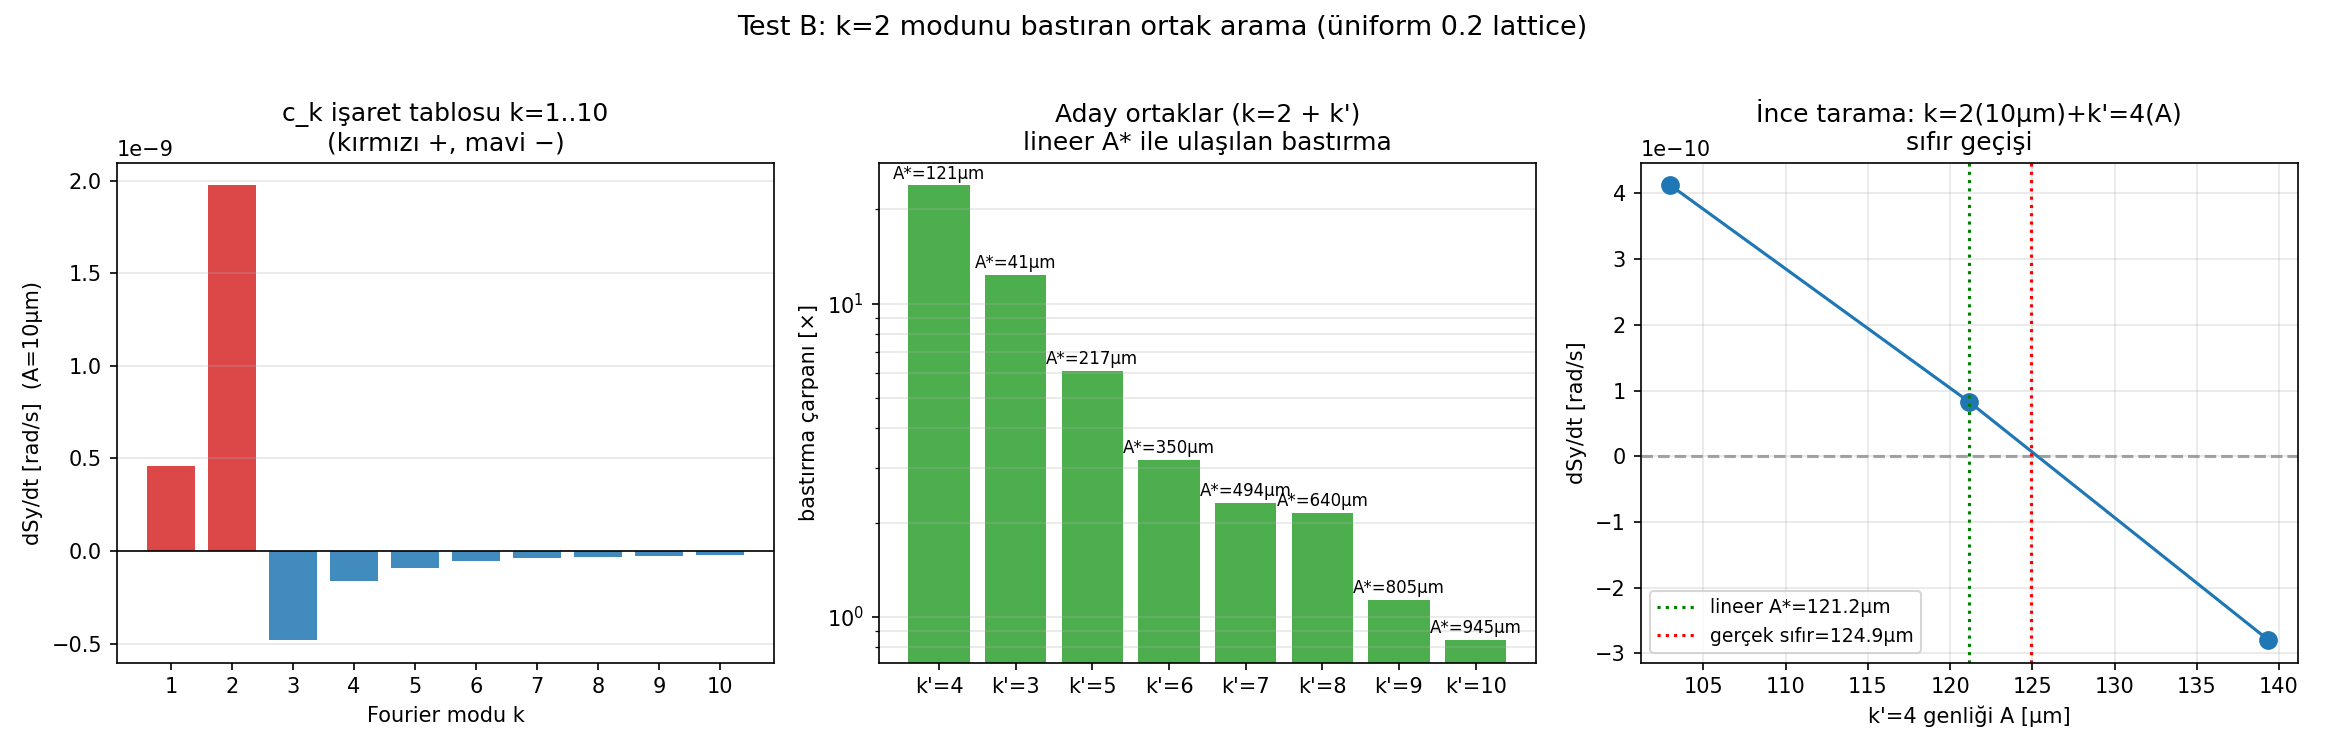

Write Python code to recreate this figure.
#!/usr/bin/env python3
"""test_b_partner_search.py — Test B: k=2'yi bastıran eş-modu sistematik arama.

Soru:
  k=1,2,3 modlarını yörüngeden tek tek silmek yerine, onları TELAFI eden zıt
  işaretli modları bulup hepsini birlikte bastırmak istiyoruz. İlk adım: k=2'yi
  en iyi bastıran ortağı bulmak.

Fizik:
  dSy/dt mod genliklerinde lineer: dSy/dt ≈ Σ_k c_k·A_k. Rezonans işaret
  kuralı (Q_y ≈ 2.68): k < Q_y → c_k > 0; k > Q_y → c_k < 0. Pozitif bir mod
  (k=2) zıt işaretli bir ortakla telafi edilebilir:
      c_2·A_2 + c_k'·A_k'* = 0  →  A_k'* = −(c_2/c_k')·A_2
  En iyi ortak: |c_k'| en büyük olan negatif mod → en KÜÇÜK telafi genliği
  gerektirir (büyük telafi genliği yeni hizalama bütçesi yer).

Test akışı:
  Bölüm 1: c_k tablosu k=1..10 (cos fazı, A=10μm, CO=True) — geniş tarama.
  Bölüm 2: tüm negatif-c adayları için A_k'* hesapla, k=2+aday birleşik
           simülasyonla doğrula → artığa göre sırala.
  Bölüm 3: en iyi ortak için A* etrafında ince tarama → gerçek sıfır geçişi
           (lineer modelin sapması) ve ulaşılabilir en derin bastırma.

Çıktı:
  test_b_partner_search.png — 3 panel
  Terminal tablolar
"""

import json
import os
import sys
import time

import matplotlib
matplotlib.use("Agg")
import matplotlib.pyplot as plt
import multiprocessing as mp
import numpy as np

os.chdir(os.path.dirname(os.path.abspath(__file__)))
sys.path.insert(0, os.path.dirname(os.path.abspath(__file__)))

from fourier_reconstruct import fodo_basis

# ── Parametreler ─────────────────────────────────────────────────────────────
A_MODE       = 1e-5     # referans mod genliği [m] = 10 μm
T2           = 5e-4
CO_TURNS     = 24
CO_ITER      = 1
RETURN_STEPS = 3000
K_SCAN       = list(range(1, 11))   # c_k tablosu: k=1..10
K_TARGET     = 2                    # bastırılacak mod
FINE_FRACS   = [0.85, 1.0, 1.15]    # ince tarama: A* etrafında ±%15


def _suppress_stdout():
    fd = os.dup(1); null = os.open(os.devnull, os.O_WRONLY)
    os.dup2(null, 1); os.close(null); return fd


def _restore_stdout(fd):
    os.dup2(fd, 1); os.close(fd)


def _worker(task):
    """CO=True spin takibi → dSy/dt. Görev: (label, dy_list, t2, ct, ci, rs)."""
    label, dy_list, t2, co_turns, co_iter, return_steps = task

    import os, sys, json, numpy as np
    os.chdir(os.path.dirname(os.path.abspath(__file__)))
    sys.path.insert(0, os.path.dirname(os.path.abspath(__file__)))
    from false_edm_mode_scan import setup_fields, find_closed_orbit, _make_state, C
    from integrator import integrate_particle

    with open("params.json") as fh:
        config = json.load(fh)
    fields, _, beta0, R0, p_mag, direction = setup_fields(config)
    dt    = float(config.get("dt", 1e-11))
    circ  = (2*np.pi*R0 + 4*fields.nFODO*fields.driftLen
             + 2*fields.nFODO*fields.quadLen)
    T_rev = circ / (beta0 * C)
    dy    = np.asarray(dy_list, dtype=float)

    saved = _suppress_stdout()
    try:
        v_co, _ = find_closed_orbit(fields, p_mag, direction, dy, dt, T_rev,
                                     n_turns=co_turns, n_iter=co_iter)
        y_launch = _make_state(v_co, p_mag, direction, [0.0, 0.0, direction])
        fields.poincare_quad_index = 0.0
        _, poin, poin_t = integrate_particle(
            y_launch, 0.0, t2, dt,
            fields=fields, return_steps=return_steps, quad_dy=dy)
    finally:
        _restore_stdout(saved)

    slope = float(np.polyfit(np.asarray(poin_t, float),
                             np.asarray(poin[:, 7], float), 1)[0])
    return label, slope


def make_mode(n_q, k, a_cos, a_sin, antisym):
    """Tek FODO Fourier modu → quad dy vektörü [m]."""
    Fk, _ = fodo_basis(n_q, [k], antisym)
    return Fk[:, 0] * a_cos + Fk[:, 1] * a_sin


def main():
    t0 = time.time()
    with open("params.json") as fh:
        config = json.load(fh)
    from false_edm_mode_scan import setup_fields
    fields, *_ = setup_fields(config)
    n_q     = 2 * int(fields.nFODO)
    antisym = config.get("smooth_antisym_fodo", True)
    ctx     = mp.get_context("spawn")
    nw      = mp.cpu_count()

    print(f"Lattice üniform {fields.quadG1} T/m. Hedef mod: k={K_TARGET}")

    # ══ BÖLÜM 1: c_k tablosu (k=1..10, cos fazı) ═════════════════════════
    tasks1 = [(f"k{k}", make_mode(n_q, k, A_MODE, 0.0, antisym).tolist(),
               T2, CO_TURNS, CO_ITER, RETURN_STEPS) for k in K_SCAN]
    print(f"\nBÖLÜM 1: c_k tablosu — {len(tasks1)} simülasyon ({nw} işçi)...")
    with ctx.Pool(processes=min(nw, len(tasks1))) as pool:
        res1 = dict(pool.map(_worker, tasks1))

    c = {k: res1[f"k{k}"] / A_MODE for k in K_SCAN}   # [rad/s per m]

    print(f"\n{'─'*56}")
    print(f"c_k katsayıları (A={A_MODE*1e6:.0f}μm cos fazı, CO=True)")
    print(f"{'─'*56}")
    print(f"{'k':>3}  {'dSy/dt [rad/s]':>16}  {'c_k [rad/s/m]':>15}  {'işaret':>7}")
    print('─'*56)
    for k in K_SCAN:
        print(f"{k:>3}  {res1[f'k{k}']:>16.3e}  {c[k]:>15.3e}  "
              f"{'+' if c[k] > 0 else '−':>7}")

    # ══ BÖLÜM 2: aday ortaklar — A* hesapla, doğrula, sırala ═════════════
    s_target = res1[f"k{K_TARGET}"]
    candidates = [k for k in K_SCAN
                  if k != K_TARGET and np.sign(c[k]) == -np.sign(c[K_TARGET])
                  and abs(c[k]) > 1e-12]
    cand_info = []
    for k in candidates:
        A_star = -(c[K_TARGET] / c[k]) * A_MODE     # [m]
        cand_info.append((k, A_star))

    print(f"\nBÖLÜM 2: k={K_TARGET} için {len(candidates)} aday ortak "
          f"(zıt işaretli modlar) doğrulanıyor...")
    tasks2 = []
    for k, A_star in cand_info:
        dy = (make_mode(n_q, K_TARGET, A_MODE, 0.0, antisym)
              + make_mode(n_q, k, A_star, 0.0, antisym))
        tasks2.append((f"pair{k}", dy.tolist(), T2, CO_TURNS, CO_ITER, RETURN_STEPS))
    with ctx.Pool(processes=min(nw, len(tasks2))) as pool:
        res2 = dict(pool.map(_worker, tasks2))

    print(f"\n{'─'*74}")
    print(f"k={K_TARGET} (A={A_MODE*1e6:.0f}μm) + ortak k' (A_k'*) → birleşik artık")
    print(f"{'─'*74}")
    print(f"{'k_ortak':>8}  {'A* [μm]':>9}  {'artık [rad/s]':>15}  "
          f"{'bastırma':>9}  {'not':>20}")
    print('─'*74)
    rank = []
    for k, A_star in cand_info:
        resid = res2[f"pair{k}"]
        supp  = abs(s_target / resid) if resid != 0 else float('inf')
        note  = "küçük genlik" if abs(A_star) < 2*A_MODE else "BÜYÜK genlik"
        rank.append((k, A_star, resid, supp))
        print(f"{k:>8}  {A_star*1e6:>9.1f}  {resid:>15.3e}  {supp:>8.0f}×  {note:>20}")

    # En iyi ortak: en derin bastırma
    rank.sort(key=lambda r: -r[3])
    k_best, A_best, resid_best, supp_best = rank[0]
    print(f"\n  → EN İYİ ORTAK: k'={k_best}  (A*={A_best*1e6:+.1f}μm, "
          f"{supp_best:.0f}× bastırma)")

    # ══ BÖLÜM 3: en iyi ortak için ince tarama (gerçek sıfır) ════════════
    print(f"\nBÖLÜM 3: k'={k_best} için A* etrafında ince tarama "
          f"({len(FINE_FRACS)} nokta)...")
    tasks3 = []
    for fr in FINE_FRACS:
        dy = (make_mode(n_q, K_TARGET, A_MODE, 0.0, antisym)
              + make_mode(n_q, k_best, A_best*fr, 0.0, antisym))
        tasks3.append((f"fine{fr}", dy.tolist(), T2, CO_TURNS, CO_ITER, RETURN_STEPS))
    with ctx.Pool(processes=min(nw, len(tasks3))) as pool:
        res3 = dict(pool.map(_worker, tasks3))

    fine_A = np.array([A_best*fr for fr in FINE_FRACS])
    fine_s = np.array([res3[f"fine{fr}"] for fr in FINE_FRACS])
    # lineer fit ile gerçek sıfır geçişi
    p = np.polyfit(fine_A, fine_s, 1)
    A_zero = -p[1] / p[0]
    print(f"\n{'─'*58}")
    print(f"İnce tarama: k={K_TARGET}(10μm) + k'={k_best}(A)")
    print(f"{'─'*58}")
    for fr, A, s in zip(FINE_FRACS, fine_A, fine_s):
        print(f"  A = {A*1e6:>7.2f} μm ({fr:.2f}·A*)  →  {s:+.3e} rad/s")
    print(f"\n  Lineer model A*      = {A_best*1e6:+.2f} μm")
    print(f"  Gerçek sıfır geçişi  = {A_zero*1e6:+.2f} μm "
          f"(sapma {abs(A_zero-A_best)/abs(A_best)*100:.1f}%)")
    s_at_zero = np.polyval(p, A_zero)
    print(f"  Sıfırda kalan artık (fit) ≈ {s_at_zero:+.1e} rad/s")

    elapsed = time.time() - t0
    print(f"\nToplam süre: {elapsed:.1f} s")
    print("\nYORUM:")
    print(f"  k={K_TARGET} tek başına: {s_target:+.3e} rad/s")
    print(f"  En iyi ortak k'={k_best} ile birleşik artık: {resid_best:+.3e} rad/s")
    print("  Sonraki adım: k=1 ve k=3 için aynı arama; sonra üçü birden +")
    print("  ortakları tek desende birleştirip toplam bastırmayı ölçmek.")

    # ══ Figür ═════════════════════════════════════════════════════════════
    fig, axes = plt.subplots(1, 3, figsize=(15.5, 5))
    fig.suptitle(f"Test B: k={K_TARGET} modunu bastıran ortak arama "
                 f"(üniform 0.2 lattice)", fontsize=13)

    # Panel 1: c_k tablosu
    ax = axes[0]
    cv = [c[k]*A_MODE for k in K_SCAN]
    colors = ['tab:red' if v > 0 else 'tab:blue' for v in cv]
    ax.bar(K_SCAN, cv, color=colors, alpha=0.85)
    ax.axhline(0, color='k', lw=0.8)
    ax.set_xlabel("Fourier modu k")
    ax.set_ylabel(f"dSy/dt [rad/s]  (A={A_MODE*1e6:.0f}μm)")
    ax.set_title("c_k işaret tablosu k=1..10\n(kırmızı +, mavi −)")
    ax.set_xticks(K_SCAN)
    ax.grid(True, axis='y', alpha=0.3)

    # Panel 2: aday sıralaması
    ax = axes[1]
    ks    = [r[0] for r in rank]
    supps = [r[3] for r in rank]
    As    = [abs(r[1])*1e6 for r in rank]
    x = np.arange(len(ks))
    ax.bar(x, supps, color='tab:green', alpha=0.85)
    for xi, (s_v, a_v) in enumerate(zip(supps, As)):
        ax.text(xi, s_v*1.05, f"A*={a_v:.0f}μm", ha='center', fontsize=8)
    ax.set_yscale('log')
    ax.set_xticks(x); ax.set_xticklabels([f"k'={k}" for k in ks])
    ax.set_ylabel("bastırma çarpanı [×]")
    ax.set_title(f"Aday ortaklar (k={K_TARGET} + k')\nlineer A* ile ulaşılan bastırma")
    ax.grid(True, axis='y', which='both', alpha=0.3)

    # Panel 3: ince tarama
    ax = axes[2]
    ax.plot(fine_A*1e6, fine_s, 'o-', color='tab:blue', ms=8)
    ax.axhline(0, color='gray', ls='--', alpha=0.7)
    ax.axvline(A_best*1e6, color='green', ls=':', label=f'lineer A*={A_best*1e6:.1f}μm')
    ax.axvline(A_zero*1e6, color='red',   ls=':', label=f'gerçek sıfır={A_zero*1e6:.1f}μm')
    ax.set_xlabel(f"k'={k_best} genliği A [μm]")
    ax.set_ylabel("dSy/dt [rad/s]")
    ax.set_title(f"İnce tarama: k={K_TARGET}(10μm)+k'={k_best}(A)\nsıfır geçişi")
    ax.legend(fontsize=9); ax.grid(True, alpha=0.3)

    plt.tight_layout()
    out = "test_b_partner_search.png"
    plt.savefig(out, dpi=150)
    print(f"Figür kaydedildi: {out}")


if __name__ == "__main__":
    main()
